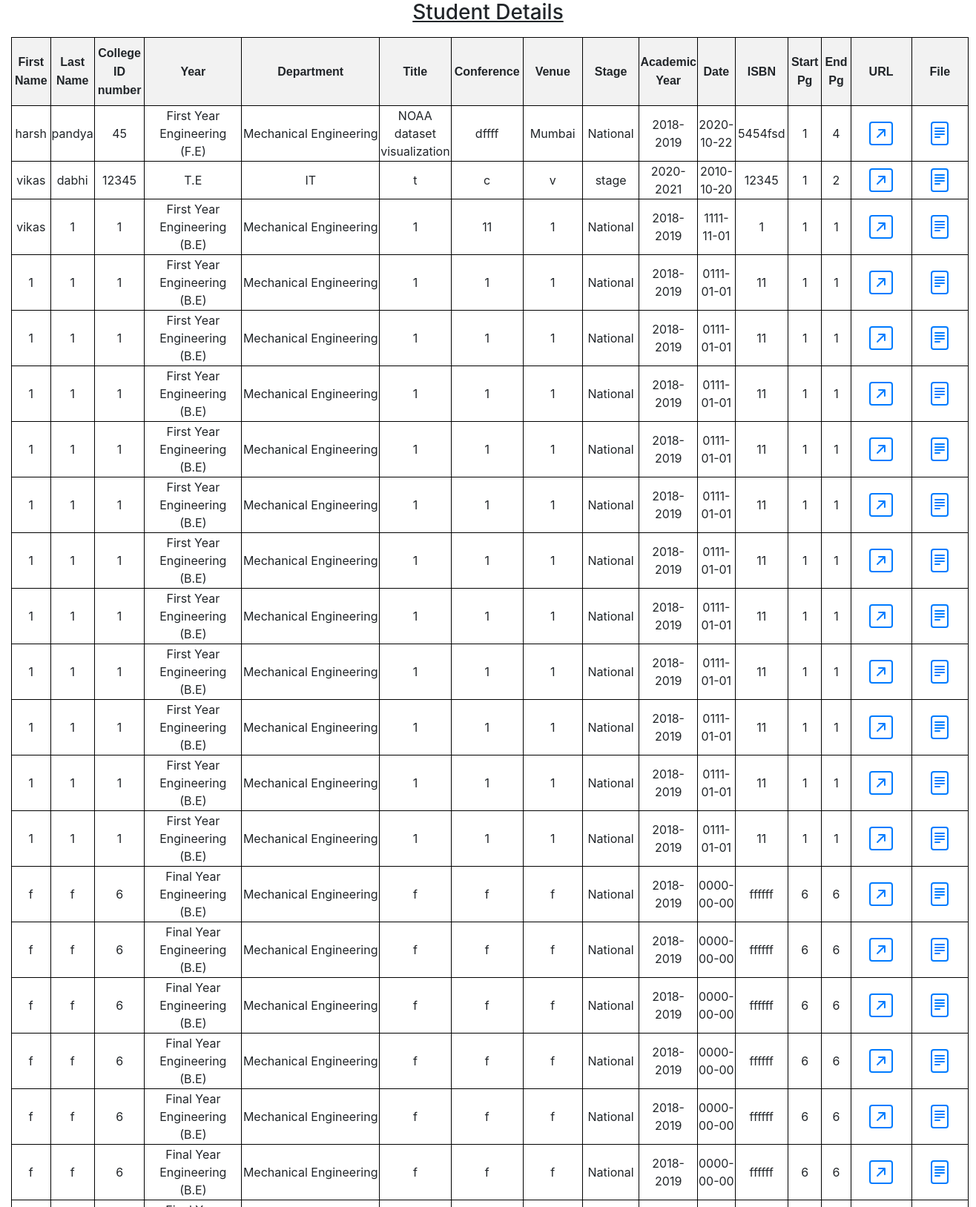
/php/view_s.php (upper part), run on the app's committed database.
### tables this page shows
CREATE TABLE `student` (
  `First_name` varchar(50) NOT NULL,
  `Last_name` varchar(50) NOT NULL,
  `College_ID_number` varchar(50) NOT NULL,
  `Year` varchar(50) NOT NULL,
  `Department` varchar(50) NOT NULL,
  `Title` varchar(500) NOT NULL,
  `Conference` varchar(50) NOT NULL,
  `Venue` varchar(50) NOT NULL,
  `Stage` varchar(50) NOT NULL,
  `Academic_Year` varchar(50) NOT NULL,
  `DATE` date NOT NULL,
  `ISBN` varchar(50) NOT NULL,
  `Start_page_number` varchar(50) NOT NULL,
  `End_page_number` varchar(50) NOT NULL,
  `Link` varchar(500) NOT NULL,
  `file_name` varchar(100) NOT NULL
);

### php/view_s.php (the view, shortened to what this page needs)
<!doctype html>
<html lang="en">
  <head>
    <link rel="stylesheet" href="https://stackpath.bootstrapcdn.com/bootstrap/4.1.3/css/bootstrap.min.css">
  </head>
  <body>
  <div>
  <h3 class="text-center mb-3"><u>Student Details</u></h3>
      </div>
  <div>
  <?php
              $servername="localhost";
              $username="root";
              $password="";
              $database="php_project";
              $con = mysqli_connect($servername,$username,$password,"$database");
              $query = "SELECT * FROM student";
              echo '<div class=" container-fluid mt-3">
              <table id="student" class="table-hover" align="center">
                    <tr class="columns" style="border: 1px solid black;background-color:#f2f2f2;">
                        <th class="text-center px-1 py-2"> <font face="Arial">First Name</font> </th>
                        <th class="text-center px-1 py-2"> <font face="Arial">Last Name</font> </th>
                        <th class="text-center px-1 py-2"> <font face="Arial">College ID number </font> </th>
                        <th class="text-center px-5 py-2"> <font face="Arial">Year</font> </th>
                        <th class="text-center px-5 py-2"> <font face="Arial">Department</font> </th>
                        <th class="text-center py-2"> <font face="Arial">Title</font> </th>
                        <th class="text-center px-1 py-2"> <font face="Arial">Conference</font> </th>
                        <th class="text-center px-3 py-2"> <font face="Arial">Venue</font> </th>
                        <th class="text-center px-3 py-2"> <font face="Arial">Stage</font> </th>
                        <th class="text-center py-2"> <font face="Arial">Academic Year</font> </th>
                        <th class="text-center px-1 py-2"> <font face="Arial">Date</font> </th>
                        <th class="text-center px-3 py-2"> <font face="Arial">ISBN</font> </th>
                        <th class="text-center px-1 py-2"> <font face="Arial">Start Pg</font> </th>
                        <th class="text-center px-1 py-2"> <font face="Arial">End Pg</font> </th>
                        <th class="text-center px-4 py-2" style="width:10px;"> <font face="Arial">URL</font> </th>
                        <th class="text-center px-4 py-2"> <font face="Arial">File</font> </th>
                    </tr>';
              if ($result = $con->query($query)) {
                while ($row = $result->fetch_assoc()) {
                      $field1 = $row["First_name"];
                      $field2 = $row["Last_name"];
                      $field3 = $row["College_ID_number"];
                      $field4 = $row["Year"];
                      $field5 = $row["Department"];
                      $field6 = $row["Title"];
                      $field7 = $row["Conference"];
                      $field8= $row["Venue"];
                      $field9 = $row["Stage"];
                      $field10 = $row["Academic_Year"];
                      $field11 = $row["DATE"];
                      $field12 = $row["ISBN"];
                      $field13 = $row["Start_page_number"];
                      $field14 = $row["End_page_number"];
                      $field15 = $row["Link"];
                      $field16 = $row["file_name"];
                      echo '<div class="table-responsive">
                      <tr>
                                <td>'.$field1.'</td>
                                <td>'.$field2.'</td>
                                <td>'.$field3.'</td>
                                <td>'.$field4.'</td>
                                <td>'.$field5.'</td>
                                <td>'.$field6.'</td>
                                <td>'.$field7.'</td>
                                <td>'.$field8.'</td>
                                <td>'.$field9.'</td>
                                <td>'.$field10.'</td>
                                <td>'.$field11.'</td>
                                <td>'.$field12.'</td>
                                <td>'.$field13.'</td>
                                <td>'.$field14.'</td>
                                <td class="py-2"><a  href="'.$field15.'" title="Go to URL"><svg width="2em" height="2em" viewBox="0 0 16 16" class="bi bi-arrow-up-right-square" fill="currentColor" xmlns="http://www.w3.org/2000/svg">
                                <path fill-rule="evenodd" d="M14 1H2a1 1 0 0 0-1 1v12a1 1 0 0 0 1 1h12a1 1 0 0 0 1-1V2a1 1 0 0 0-1-1zM2 0a2 2 0 0 0-2 2v12a2 2 0 0 0 2 2h12a2 2 0 0 0 2-2V2a2 2 0 0 0-2-2H2z"/>
                                <path fill-rule="evenodd" d="M5.172 10.828a.5.5 0 0 0 .707 0l4.096-4.096V9.5a.5.5 0 1 0 1 0V5.525a.5.5 0 0 0-.5-.5H6.5a.5.5 0 0 0 0 1h2.768l-4.096 4.096a.5.5 0 0 0 0 .707z"/>
                              </svg></a></td>
                                <td class="py-2"><a  href="'.$field16.'" title="Open File"><svg width="2em" height="2em" viewBox="0 0 16 16" class="bi bi-file-text" fill="currentColor" xmlns="http://www.w3.org/2000/svg">
                                <path fill-rule="evenodd" d="M4 0h8a2 2 0 0 1 2 2v12a2 2 0 0 1-2 2H4a2 2 0 0 1-2-2V2a2 2 0 0 1 2-2zm0 1a1 1 0 0 0-1 1v12a1 1 0 0 0 1 1h8a1 1 0 0 0 1-1V2a1 1 0 0 0-1-1H4z"/>
                                <path fill-rule="evenodd" d="M4.5 10.5A.5.5 0 0 1 5 10h3a.5.5 0 0 1 0 1H5a.5.5 0 0 1-.5-.5zm0-2A.5.5 0 0 1 5 8h6a.5.5 0 0 1 0 1H5a.5.5 0 0 1-.5-.5zm0-2A.5.5 0 0 1 5 6h6a.5.5 0 0 1 0 1H5a.5.5 0 0 1-.5-.5zm0-2A.5.5 0 0 1 5 4h6a.5.5 0 0 1 0 1H5a.5.5 0 0 1-.5-.5z"/>
                              </svg></a></td>
                            </tr>
                            </div>
                            </div>';
                  }
                }
                ?>
  </body>
</html>

### php/view_s.php (style rules this page uses)
table { width: 100%; }
td { text-align:center; border: 1px solid black; }
th { border: 1px solid black; }

### data on the page
student: First_name "harsh", Last_name "pandya", College_ID_number "45", Year "First Year Engineering (F.E)", Department "Mechanical Engineering", Title "NOAA dataset visualization", Conference "dffff", Venue "Mumbai", Stage "National", Academic_Year "2018-2019", DATE "2020-10-22", ISBN "5454fsd", Start_page_number "1", End_page_number "4"
student: First_name "vikas", Last_name "dabhi", College_ID_number "12345", Year "T.E", Department "IT", Title "t", Conference "c", Venue "v", Stage "stage", Academic_Year "2020-2021", DATE "2010-10-20", ISBN "12345", Start_page_number "1", End_page_number "2"
student: First_name "vikas", Last_name "1", College_ID_number "1", Year "First Year Engineering (B.E)", Department "Mechanical Engineering", Title "1", Conference "11", Venue "1", Stage "National", Academic_Year "2018-2019", DATE "1111-11-01", ISBN "1", Start_page_number "1", End_page_number "1"
student: First_name "1", Last_name "1", College_ID_number "1", Year "First Year Engineering (B.E)", Department "Mechanical Engineering", Title "1", Conference "1", Venue "1", Stage "National", Academic_Year "2018-2019", DATE "0111-01-01", ISBN "11", Start_page_number "1", End_page_number "1"
student: First_name "1", Last_name "1", College_ID_number "1", Year "First Year Engineering (B.E)", Department "Mechanical Engineering", Title "1", Conference "1", Venue "1", Stage "National", Academic_Year "2018-2019", DATE "0111-01-01", ISBN "11", Start_page_number "1", End_page_number "1"
student: First_name "1", Last_name "1", College_ID_number "1", Year "First Year Engineering (B.E)", Department "Mechanical Engineering", Title "1", Conference "1", Venue "1", Stage "National", Academic_Year "2018-2019", DATE "0111-01-01", ISBN "11", Start_page_number "1", End_page_number "1"
student: First_name "1", Last_name "1", College_ID_number "1", Year "First Year Engineering (B.E)", Department "Mechanical Engineering", Title "1", Conference "1", Venue "1", Stage "National", Academic_Year "2018-2019", DATE "0111-01-01", ISBN "11", Start_page_number "1", End_page_number "1"
student: First_name "1", Last_name "1", College_ID_number "1", Year "First Year Engineering (B.E)", Department "Mechanical Engineering", Title "1", Conference "1", Venue "1", Stage "National", Academic_Year "2018-2019", DATE "0111-01-01", ISBN "11", Start_page_number "1", End_page_number "1"
student: First_name "1", Last_name "1", College_ID_number "1", Year "First Year Engineering (B.E)", Department "Mechanical Engineering", Title "1", Conference "1", Venue "1", Stage "National", Academic_Year "2018-2019", DATE "0111-01-01", ISBN "11", Start_page_number "1", End_page_number "1"
student: First_name "1", Last_name "1", College_ID_number "1", Year "First Year Engineering (B.E)", Department "Mechanical Engineering", Title "1", Conference "1", Venue "1", Stage "National", Academic_Year "2018-2019", DATE "0111-01-01", ISBN "11", Start_page_number "1", End_page_number "1"
student: First_name "1", Last_name "1", College_ID_number "1", Year "First Year Engineering (B.E)", Department "Mechanical Engineering", Title "1", Conference "1", Venue "1", Stage "National", Academic_Year "2018-2019", DATE "0111-01-01", ISBN "11", Start_page_number "1", End_page_number "1"
student: First_name "1", Last_name "1", College_ID_number "1", Year "First Year Engineering (B.E)", Department "Mechanical Engineering", Title "1", Conference "1", Venue "1", Stage "National", Academic_Year "2018-2019", DATE "0111-01-01", ISBN "11", Start_page_number "1", End_page_number "1"
student: First_name "1", Last_name "1", College_ID_number "1", Year "First Year Engineering (B.E)", Department "Mechanical Engineering", Title "1", Conference "1", Venue "1", Stage "National", Academic_Year "2018-2019", DATE "0111-01-01", ISBN "11", Start_page_number "1", End_page_number "1"
student: First_name "1", Last_name "1", College_ID_number "1", Year "First Year Engineering (B.E)", Department "Mechanical Engineering", Title "1", Conference "1", Venue "1", Stage "National", Academic_Year "2018-2019", DATE "0111-01-01", ISBN "11", Start_page_number "1", End_page_number "1"
student: First_name "f", Last_name "f", College_ID_number "6", Year "Final Year Engineering (B.E)", Department "Mechanical Engineering", Title "f", Conference "f", Venue "f", Stage "National", Academic_Year "2018-2019", DATE "0000-00-00", ISBN "ffffff", Start_page_number "6", End_page_number "6"
student: First_name "f", Last_name "f", College_ID_number "6", Year "Final Year Engineering (B.E)", Department "Mechanical Engineering", Title "f", Conference "f", Venue "f", Stage "National", Academic_Year "2018-2019", DATE "0000-00-00", ISBN "ffffff", Start_page_number "6", End_page_number "6"
student: First_name "f", Last_name "f", College_ID_number "6", Year "Final Year Engineering (B.E)", Department "Mechanical Engineering", Title "f", Conference "f", Venue "f", Stage "National", Academic_Year "2018-2019", DATE "0000-00-00", ISBN "ffffff", Start_page_number "6", End_page_number "6"
student: First_name "f", Last_name "f", College_ID_number "6", Year "Final Year Engineering (B.E)", Department "Mechanical Engineering", Title "f", Conference "f", Venue "f", Stage "National", Academic_Year "2018-2019", DATE "0000-00-00", ISBN "ffffff", Start_page_number "6", End_page_number "6"
student: First_name "f", Last_name "f", College_ID_number "6", Year "Final Year Engineering (B.E)", Department "Mechanical Engineering", Title "f", Conference "f", Venue "f", Stage "National", Academic_Year "2018-2019", DATE "0000-00-00", ISBN "ffffff", Start_page_number "6", End_page_number "6"
student: First_name "f", Last_name "f", College_ID_number "6", Year "Final Year Engineering (B.E)", Department "Mechanical Engineering", Title "f", Conference "f", Venue "f", Stage "National", Academic_Year "2018-2019", DATE "0000-00-00", ISBN "ffffff", Start_page_number "6", End_page_number "6"
